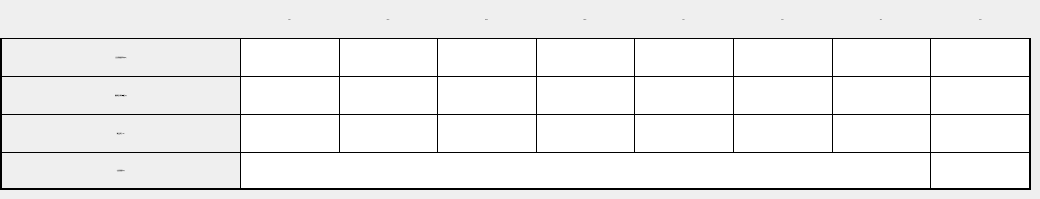
   <widget class="QWidget" name="page_room_table">
    <widget class="QWidget" name="widget_11" native="true">
     <property name="geometry">
      <rect>
       <x>0</x>
       <y>0</y>
       <width>1031</width>
       <height>190</height>
      </rect>
     </property>
     <layout class="QVBoxLayout" name="verticalLayout" stretch="4,1">
      <property name="spacing">
       <number>0</number>
      </property>
      <property name="leftMargin">
       <number>0</number>
      </property>
      <property name="topMargin">
       <number>0</number>
      </property>
      <property name="rightMargin">
       <number>0</number>
      </property>
      <property name="bottomMargin">
       <number>0</number>
      </property>
      <item>
       <widget class="QWidget" name="widget_9" native="true">
        <layout class="QGridLayout" name="gridLayout_8">
         <property name="leftMargin">
          <number>0</number>
         </property>
         <property name="topMargin">
          <number>0</number>
         </property>
         <property name="rightMargin">
          <number>0</number>
         </property>
         <property name="bottomMargin">
          <number>0</number>
         </property>
         <property name="spacing">
          <number>0</number>
         </property>
         <item row="0" column="8">
          <widget class="QLabel" name="label_192">
           <property name="font">
            <font>
             <family>黑体</family>
             <pointsize>-1</pointsize>
            </font>
           </property>
           <property name="styleSheet">
            <string notr="true">border-left:1px solid black;
border-right:2px solid black;</string>
           </property>
           <property name="text">
            <string>8kHz</string>
           </property>
           <property name="alignment">
            <set>Qt::AlignCenter</set>
           </property>
          </widget>
         </item>
         <item row="0" column="4">
          <widget class="QLabel" name="label_186">
           <property name="font">
            <font>
             <family>黑体</family>
             <pointsize>-1</pointsize>
            </font>
           </property>
           <property name="styleSheet">
            <string notr="true">border-left:1px solid black;</string>
           </property>
           <property name="text">
            <string>500Hz</string>
           </property>
           <property name="alignment">
            <set>Qt::AlignCenter</set>
           </property>
          </widget>
         </item>
         <item row="0" column="2">
          <widget class="QLabel" name="label_188">
           <property name="font">
            <font>
             <family>黑体</family>
             <pointsize>-1</pointsize>
            </font>
           </property>
           <property name="styleSheet">
            <string notr="true">border-left:1px solid black;</string>
           </property>
           <property name="text">
            <string>125Hz</string>
           </property>
           <property name="alignment">
            <set>Qt::AlignCenter</set>
           </property>
          </widget>
         </item>
         <item row="3" column="0">
          <widget class="QLabel" name="label_193">
           <property name="minimumSize">
            <size>
             <width>240</width>
             <height>38</height>
            </size>
           </property>
           <property name="maximumSize">
            <size>
             <width>240</width>
             <height>38</height>
            </size>
           </property>
           <property name="font">
            <font>
             <family>黑体</family>
             <pointsize>-1</pointsize>
            </font>
           </property>
           <property name="styleSheet">
            <string notr="true">border:1px solid black;
border-left:2px solid black;
border-bottom:none;
border-right:none;
</string>
           </property>
           <property name="text">
            <string>测试点声压（dB）</string>
           </property>
           <property name="alignment">
            <set>Qt::AlignCenter</set>
           </property>
          </widget>
         </item>
         <item row="2" column="6">
          <widget class="QLineEdit" name="lineEdit_217">
           <property name="sizePolicy">
            <sizepolicy hsizetype="Expanding" vsizetype="Preferred">
             <horstretch>0</horstretch>
             <verstretch>0</verstretch>
            </sizepolicy>
           </property>
           <property name="styleSheet">
            <string notr="true">border:1px solid black;
border-right:none;
border-bottom:none;</string>
           </property>
          </widget>
         </item>
         <item row="0" column="5">
          <widget class="QLabel" name="label_183">
           <property name="font">
            <font>
             <family>黑体</family>
             <pointsize>-1</pointsize>
            </font>
           </property>
           <property name="styleSheet">
            <string notr="true">border-left:1px solid black;</string>
           </property>
           <property name="text">
            <string>1kHz</string>
           </property>
           <property name="alignment">
            <set>Qt::AlignCenter</set>
           </property>
          </widget>
         </item>
         <item row="1" column="6">
          <widget class="QLineEdit" name="lineEdit_181">
           <property name="sizePolicy">
            <sizepolicy hsizetype="Expanding" vsizetype="Preferred">
             <horstretch>0</horstretch>
             <verstretch>0</verstretch>
            </sizepolicy>
           </property>
           <property name="styleSheet">
            <string notr="true">border:1px solid black;
border-right:none;
border-bottom:none;</string>
           </property>
          </widget>
         </item>
         <item row="0" column="0">
          <widget class="QLabel" name="label_190">
           <property name="sizePolicy">
            <sizepolicy hsizetype="Preferred" vsizetype="Preferred">
             <horstretch>0</horstretch>
             <verstretch>0</verstretch>
            </sizepolicy>
           </property>
           <property name="minimumSize">
            <size>
             <width>240</width>
             <height>38</height>
            </size>
           </property>
           <property name="maximumSize">
            <size>
             <width>240</width>
             <height>38</height>
            </size>
           </property>
           <property name="styleSheet">
            <string notr="true">border-left:2px solid black;</string>
           </property>
           <property name="text">
            <string/>
           </property>
          </widget>
         </item>
         <item row="2" column="4">
          <widget class="QLineEdit" name="lineEdit_215">
           <property name="sizePolicy">
            <sizepolicy hsizetype="Expanding" vsizetype="Preferred">
             <horstretch>0</horstretch>
             <verstretch>0</verstretch>
            </sizepolicy>
           </property>
           <property name="styleSheet">
            <string notr="true">border:1px solid black;
border-right:none;
border-bottom:none;</string>
           </property>
          </widget>
         </item>
         <item row="1" column="0">
          <widget class="QLabel" name="label_room_input_power">
           <property name="minimumSize">
            <size>
             <width>240</width>
             <height>38</height>
            </size>
           </property>
           <property name="maximumSize">
            <size>
             <width>240</width>
             <height>38</height>
            </size>
           </property>
           <property name="font">
            <font>
             <family>黑体</family>
             <pointsize>-1</pointsize>
            </font>
           </property>
           <property name="styleSheet">
            <string notr="true">border:1px solid black;
border-left:2px solid black;
border-right:none;
border-bottom:none;
</string>
           </property>
           <property name="text">
            <string>进入房间噪音声功率(dB)</string>
           </property>
           <property name="alignment">
            <set>Qt::AlignCenter</set>
           </property>
          </widget>
         </item>
         <item row="2" column="0">
          <widget class="QLabel" name="label_power_amend">
           <property name="minimumSize">
            <size>
             <width>240</width>
             <height>38</height>
            </size>
           </property>
           <property name="maximumSize">
            <size>
             <width>240</width>
             <height>38</height>
            </size>
           </property>
           <property name="font">
            <font>
             <family>黑体</family>
             <pointsize>-1</pointsize>
            </font>
           </property>
           <property name="styleSheet">
            <string notr="true">border:1px solid black;
border-left:2px solid black;
border-right:none;
border-bottom:none;
</string>
           </property>
           <property name="text">
            <string> 房间声压与声功率修正(dB) </string>
           </property>
           <property name="alignment">
            <set>Qt::AlignCenter</set>
           </property>
          </widget>
         </item>
         <item row="1" column="3">
          <widget class="QLineEdit" name="lineEdit_185">
           <property name="sizePolicy">
            <sizepolicy hsizetype="Expanding" vsizetype="Preferred">
             <horstretch>0</horstretch>
             <verstretch>0</verstretch>
            </sizepolicy>
           </property>
           <property name="styleSheet">
            <string notr="true">border:1px solid black;
border-right:none;
border-bottom:none;</string>
           </property>
          </widget>
         </item>
         <item row="2" column="1">
          <widget class="QLineEdit" name="lineEdit_209">
           <property name="sizePolicy">
            <sizepolicy hsizetype="Expanding" vsizetype="Preferred">
             <horstretch>0</horstretch>
             <verstretch>0</verstretch>
            </sizepolicy>
           </property>
           <property name="styleSheet">
            <string notr="true">border:1px solid black;
border-right:none;
border-bottom:none;</string>
           </property>
          </widget>
         </item>
         <item row="2" column="7">
          <widget class="QLineEdit" name="lineEdit_218">
           <property name="sizePolicy">
            <sizepolicy hsizetype="Expanding" vsizetype="Preferred">
             <horstretch>0</horstretch>
             <verstretch>0</verstretch>
            </sizepolicy>
           </property>
           <property name="styleSheet">
            <string notr="true">border:1px solid black;
border-right:none;
border-bottom:none;</string>
           </property>
          </widget>
         </item>
         <item row="0" column="1">
          <widget class="QLabel" name="label_185">
           <property name="font">
            <font>
             <family>黑体</family>
             <pointsize>-1</pointsize>
            </font>
           </property>
           <property name="styleSheet">
            <string notr="true">border-left:1px solid black;
</string>
           </property>
           <property name="text">
            <string>63Hz</string>
           </property>
           <property name="alignment">
            <set>Qt::AlignCenter</set>
           </property>
          </widget>
         </item>
         <item row="1" column="1">
          <widget class="QLineEdit" name="lineEdit_187">
           <property name="sizePolicy">
            <sizepolicy hsizetype="Expanding" vsizetype="Preferred">
             <horstretch>0</horstretch>
             <verstretch>0</verstretch>
            </sizepolicy>
           </property>
           <property name="styleSheet">
            <string notr="true">border:1px solid black;
border-right:none;
border-bottom:none;</string>
           </property>
          </widget>
         </item>
         <item row="1" column="5">
          <widget class="QLineEdit" name="lineEdit_186">
           <property name="sizePolicy">
            <sizepolicy hsizetype="Expanding" vsizetype="Preferred">
             <horstretch>0</horstretch>
             <verstretch>0</verstretch>
            </sizepolicy>
           </property>
           <property name="styleSheet">
            <string notr="true">border:1px solid black;
border-right:none;
border-bottom:none;</string>
           </property>
          </widget>
         </item>
         <item row="3" column="4">
          <widget class="QLineEdit" name="lineEdit_189">
           <property name="sizePolicy">
            <sizepolicy hsizetype="Expanding" vsizetype="Preferred">
             <horstretch>0</horstretch>
             <verstretch>0</verstretch>
            </sizepolicy>
           </property>
           <property name="styleSheet">
            <string notr="true">border:1px solid black;
border-right:none;
border-bottom:none;</string>
           </property>
          </widget>
         </item>
         <item row="2" column="8">
          <widget class="QLineEdit" name="lineEdit_219">
           <property name="sizePolicy">
            <sizepolicy hsizetype="Expanding" vsizetype="Preferred">
             <horstretch>0</horstretch>
             <verstretch>0</verstretch>
            </sizepolicy>
           </property>
           <property name="styleSheet">
            <string notr="true">border:1px solid black;
border-right:2px solid black;
border-bottom:none;</string>
           </property>
          </widget>
         </item>
         <item row="0" column="7">
          <widget class="QLabel" name="label_194">
           <property name="font">
            <font>
             <family>黑体</family>
             <pointsize>-1</pointsize>
            </font>
           </property>
           <property name="styleSheet">
            <string notr="true">border-left:1px solid black;</string>
           </property>
           <property name="text">
            <string>4kHz</string>
           </property>
           <property name="alignment">
            <set>Qt::AlignCenter</set>
           </property>
          </widget>
         </item>
         <item row="3" column="8">
          <widget class="QLineEdit" name="lineEdit_191">
           <property name="sizePolicy">
            <sizepolicy hsizetype="Expanding" vsizetype="Preferred">
             <horstretch>0</horstretch>
             <verstretch>0</verstretch>
            </sizepolicy>
           </property>
           <property name="styleSheet">
            <string notr="true">border:1px solid black;
border-right:2px solid black;
border-bottom:none;</string>
           </property>
          </widget>
         </item>
         <item row="1" column="7">
          <widget class="QLineEdit" name="lineEdit_179">
           <property name="sizePolicy">
            <sizepolicy hsizetype="Expanding" vsizetype="Preferred">
             <horstretch>0</horstretch>
             <verstretch>0</verstretch>
            </sizepolicy>
           </property>
           <property name="styleSheet">
            <string notr="true">border:1px solid black;
border-right:none;
border-bottom:none;</string>
           </property>
          </widget>
         </item>
         <item row="3" column="5">
          <widget class="QLineEdit" name="lineEdit_188">
           <property name="sizePolicy">
            <sizepolicy hsizetype="Expanding" vsizetype="Preferred">
             <horstretch>0</horstretch>
             <verstretch>0</verstretch>
            </sizepolicy>
           </property>
           <property name="styleSheet">
            <string notr="true">border:1px solid black;
border-right:none;
border-bottom:none;</string>
           </property>
          </widget>
         </item>
         <item row="3" column="7">
          <widget class="QLineEdit" name="lineEdit_183">
           <property name="sizePolicy">
            <sizepolicy hsizetype="Expanding" vsizetype="Preferred">
             <horstretch>0</horstretch>
             <verstretch>0</verstretch>
            </sizepolicy>
           </property>
           <property name="styleSheet">
            <string notr="true">border:1px solid black;
border-right:none;
border-bottom:none;</string>
           </property>
          </widget>
         </item>
         <item row="2" column="2">
          <widget class="QLineEdit" name="lineEdit_213">
           <property name="sizePolicy">
            <sizepolicy hsizetype="Expanding" vsizetype="Preferred">
             <horstretch>0</horstretch>
             <verstretch>0</verstretch>
            </sizepolicy>
           </property>
           <property name="styleSheet">
            <string notr="true">border:1px solid black;
border-right:none;
border-bottom:none;</string>
           </property>
          </widget>
         </item>
         <item row="3" column="1">
          <widget class="QLineEdit" name="lineEdit_194">
           <property name="sizePolicy">
            <sizepolicy hsizetype="Expanding" vsizetype="Preferred">
             <horstretch>0</horstretch>
             <verstretch>0</verstretch>
            </sizepolicy>
           </property>
           <property name="styleSheet">
            <string notr="true">border:1px solid black;
border-right:none;
border-bottom:none;</string>
           </property>
          </widget>
         </item>
         <item row="2" column="5">
          <widget class="QLineEdit" name="lineEdit_216">
           <property name="sizePolicy">
            <sizepolicy hsizetype="Expanding" vsizetype="Preferred">
             <horstretch>0</horstretch>
             <verstretch>0</verstretch>
            </sizepolicy>
           </property>
           <property name="styleSheet">
            <string notr="true">border:1px solid black;
border-right:none;
border-bottom:none;</string>
           </property>
          </widget>
         </item>
         <item row="3" column="2">
          <widget class="QLineEdit" name="lineEdit_225">
           <property name="sizePolicy">
            <sizepolicy hsizetype="Expanding" vsizetype="Preferred">
             <horstretch>0</horstretch>
             <verstretch>0</verstretch>
            </sizepolicy>
           </property>
           <property name="styleSheet">
            <string notr="true">border:1px solid black;
border-right:none;
border-bottom:none;</string>
           </property>
          </widget>
         </item>
         <item row="3" column="6">
          <widget class="QLineEdit" name="lineEdit_223">
           <property name="sizePolicy">
            <sizepolicy hsizetype="Expanding" vsizetype="Preferred">
             <horstretch>0</horstretch>
             <verstretch>0</verstretch>
            </sizepolicy>
           </property>
           <property name="styleSheet">
            <string notr="true">border:1px solid black;
border-right:none;
border-bottom:none;</string>
           </property>
          </widget>
         </item>
         <item row="1" column="2">
          <widget class="QLineEdit" name="lineEdit_192">
           <property name="sizePolicy">
            <sizepolicy hsizetype="Expanding" vsizetype="Preferred">
             <horstretch>0</horstretch>
             <verstretch>0</verstretch>
            </sizepolicy>
           </property>
           <property name="styleSheet">
            <string notr="true">border:1px solid black;
border-right:none;
border-bottom:none;</string>
           </property>
          </widget>
         </item>
         <item row="0" column="6">
          <widget class="QLabel" name="label_184">
           <property name="font">
            <font>
             <family>黑体</family>
             <pointsize>-1</pointsize>
            </font>
           </property>
           <property name="styleSheet">
            <string notr="true">border-left:1px solid black;</string>
           </property>
           <property name="text">
            <string>2kHz</string>
           </property>
           <property name="alignment">
            <set>Qt::AlignCenter</set>
           </property>
          </widget>
         </item>
         <item row="0" column="3">
          <widget class="QLabel" name="label_191">
           <property name="font">
            <font>
             <family>黑体</family>
             <pointsize>-1</pointsize>
            </font>
           </property>
           <property name="styleSheet">
            <string notr="true">border-left:1px solid black;</string>
           </property>
           <property name="text">
            <string>250Hz</string>
           </property>
           <property name="alignment">
            <set>Qt::AlignCenter</set>
           </property>
          </widget>
         </item>
         <item row="1" column="8">
          <widget class="QLineEdit" name="lineEdit_184">
           <property name="sizePolicy">
            <sizepolicy hsizetype="Expanding" vsizetype="Preferred">
             <horstretch>0</horstretch>
             <verstretch>0</verstretch>
            </sizepolicy>
           </property>
           <property name="styleSheet">
            <string notr="true">border:1px solid black;
border-right:2px solid black;
border-bottom:none;</string>
           </property>
          </widget>
         </item>
         <item row="2" column="3">
          <widget class="QLineEdit" name="lineEdit_214">
           <property name="sizePolicy">
            <sizepolicy hsizetype="Expanding" vsizetype="Preferred">
             <horstretch>0</horstretch>
             <verstretch>0</verstretch>
            </sizepolicy>
           </property>
           <property name="styleSheet">
            <string notr="true">border:1px solid black;
border-right:none;
border-bottom:none;</string>
           </property>
          </widget>
         </item>
         <item row="3" column="3">
          <widget class="QLineEdit" name="lineEdit_224">
           <property name="sizePolicy">
            <sizepolicy hsizetype="Expanding" vsizetype="Preferred">
             <horstretch>0</horstretch>
             <verstretch>0</verstretch>
            </sizepolicy>
           </property>
           <property name="styleSheet">
            <string notr="true">border:1px solid black;
border-right:none;
border-bottom:none;</string>
           </property>
          </widget>
         </item>
         <item row="1" column="4">
          <widget class="QLineEdit" name="lineEdit_203">
           <property name="sizePolicy">
            <sizepolicy hsizetype="Expanding" vsizetype="Preferred">
             <horstretch>0</horstretch>
             <verstretch>0</verstretch>
            </sizepolicy>
           </property>
           <property name="styleSheet">
            <string notr="true">border:1px solid black;
border-right:none;
border-bottom:none;</string>
           </property>
          </widget>
         </item>
        </layout>
       </widget>
      </item>
      <item>
       <widget class="QWidget" name="widget_10" native="true">
        <layout class="QHBoxLayout" name="horizontalLayout" stretch="1,15,0">
         <property name="spacing">
          <number>0</number>
         </property>
         <property name="leftMargin">
          <number>0</number>
         </property>
         <property name="topMargin">
          <number>0</number>
         </property>
         <property name="rightMargin">
          <number>0</number>
         </property>
         <property name="bottomMargin">
          <number>0</number>
         </property>
         <item>
          <widget class="QLabel" name="label_Anoise">
           <property name="minimumSize">
            <size>
             <width>240</width>
             <height>38</height>
            </size>
           </property>
           <property name="maximumSize">
            <size>
             <width>240</width>
             <height>38</height>
            </size>
           </property>
           <property name="font">
            <font>
             <family>黑体</family>
             <pointsize>-1</pointsize>
            </font>
           </property>
           <property name="styleSheet">
            <string notr="true">border:1px solid black;
border-left:2px solid black;
border-right:none;
border-bottom:2px solid black;;
</string>
           </property>
           <property name="text">
            <string>A级计权噪音dB(A)</string>
           </property>
           <property name="alignment">
            <set>Qt::AlignCenter</set>
           </property>
          </widget>
         </item>
         <item>
          <widget class="QLineEdit" name="lineEdit_221">
           <property name="sizePolicy">
            <sizepolicy hsizetype="Preferred" vsizetype="Preferred">
             <horstretch>0</horstretch>
             <verstretch>0</verstretch>
            </sizepolicy>
           </property>
           <property name="minimumSize">
            <size>
             <width>717</width>
             <height>38</height>
            </size>
           </property>
           <property name="styleSheet">
            <string notr="true">border:1px solid black;
border-right:none;
border-bottom:2px solid black;;</string>
           </property>
          </widget>
         </item>
         <item>
          <widget class="QLineEdit" name="lineEdit_222">
           <property name="sizePolicy">
            <sizepolicy hsizetype="Preferred" vsizetype="Preferred">
             <horstretch>0</horstretch>
             <verstretch>0</verstretch>
            </sizepolicy>
           </property>
           <property name="minimumSize">
            <size>
             <width>101</width>
             <height>38</height>
            </size>
           </property>
           <property name="styleSheet">
            <string notr="true">border:1px solid black;
border-right:none;
border-bottom:2px solid black;;
border-right:2px solid black;</string>
           </property>
          </widget>
         </item>
        </layout>
       </widget>
      </item>
     </layout>
    </widget>
   </widget>
